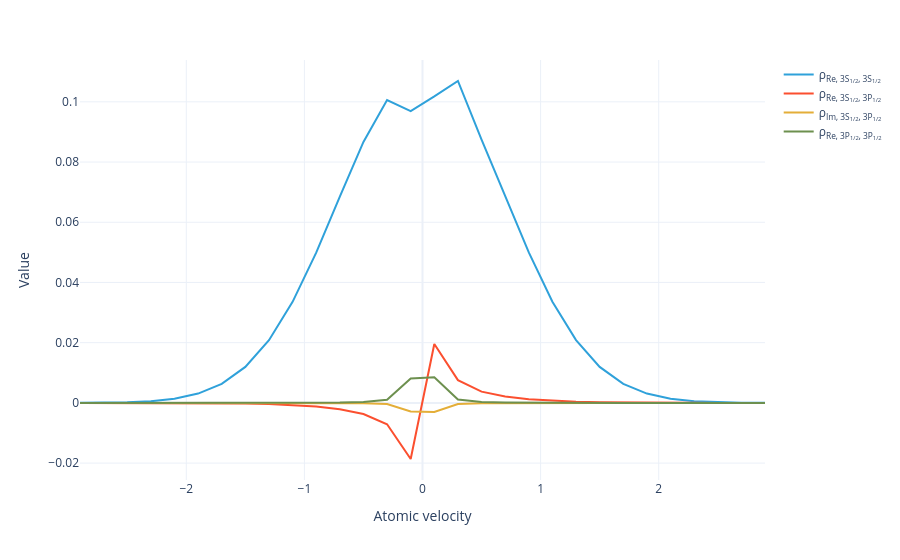

Notebook source saved alongside this figure:
### Markdown cell above
Plot the real and imaginary parts of the density-matrix elements for each velocity bin:

### Code cell
#|notest
sol.visualize()

### Figure 1 — Plotly figure (JSON) as saved in the notebook; plotly's stock layout.template omitted (floating-point values rounded to 4 significant figures)
{"data": [{"hovertemplate": "Density matrix=ρ<sub>Re, 3S<sub>1/2</sub>, 3S<sub>1/2</sub></sub><br>Atomic velocity=%{x}<br>Value=%{y}<extra></extra>", "legendgroup": "ρ<sub>Re, 3S<sub>1/2</sub>, 3S<sub>1/2</sub></sub>", "line": {"color": "#2fa1da", "dash": "solid"}, "marker": {"symbol": "circle"}, "mode": "lines", "name": "ρ<sub>Re, 3S<sub>1/2</sub>, 3S<sub>1/2</sub></sub>", "orientation": "v", "showlegend": true, "type": "scatter", "x": [-2.9, -2.7, -2.5, -2.3, -2.1, -1.9, -1.7, -1.5, -1.3, -1.1, -0.9, -0.7, -0.5, -0.3, -0.1, 0.1, 0.3, 0.5, 0.7, 0.9, 1.1, 1.3, 1.5, 1.7, 1.9, 2.1, 2.3, 2.5, 2.7, 2.9], "xaxis": "x", "y": [2.628e-05, 7.996e-05, 0.0002247, 0.0005831, 0.001398, 0.003094, 0.006326, 0.01194, 0.02083, 0.03355, 0.04989, 0.06848, 0.08668, 0.1006, 0.09694, 0.1018, 0.1069, 0.08743, 0.06869, 0.04997, 0.03358, 0.02085, 0.01195, 0.006329, 0.003095, 0.001398, 0.0005833, 0.0002248, 7.999e-05, 2.629e-05], "yaxis": "y"}, {"hovertemplate": "Density matrix=ρ<sub>Re, 3S<sub>1/2</sub>, 3P<sub>1/2</sub></sub><br>Atomic velocity=%{x}<br>Value=%{y}<extra></extra>", "legendgroup": "ρ<sub>Re, 3S<sub>1/2</sub>, 3P<sub>1/2</sub></sub>", "line": {"color": "#fb4f2f", "dash": "solid"}, "marker": {"symbol": "circle"}, "mode": "lines", "name": "ρ<sub>Re, 3S<sub>1/2</sub>, 3P<sub>1/2</sub></sub>", "orientation": "v", "showlegend": true, "type": "scatter", "x": [-2.9, -2.7, -2.5, -2.3, -2.1, -1.9, -1.7, -1.5, -1.3, -1.1, -0.9, -0.7, -0.5, -0.3, -0.1, 0.1, 0.3, 0.5, 0.7, 0.9, 1.1, 1.3, 1.5, 1.7, 1.9, 2.1, 2.3, 2.5, 2.7, 2.9], "xaxis": "x", "y": [-1.946e-07, -6.358e-07, -1.93e-06, -5.443e-06, -1.429e-05, -3.496e-05, -7.987e-05, -0.0001709, -0.0003438, -0.0006542, -0.001189, -0.002096, -0.003705, -0.007107, -0.01864, 0.01957, 0.007555, 0.003738, 0.002102, 0.00119, 0.0006549, 0.0003441, 0.000171, 7.991e-05, 3.497e-05, 1.429e-05, 5.445e-06, 1.93e-06, 6.36e-07, 1.946e-07], "yaxis": "y"}, {"hovertemplate": "Density matrix=ρ<sub>Im, 3S<sub>1/2</sub>, 3P<sub>1/2</sub></sub><br>Atomic velocity=%{x}<br>Value=%{y}<extra></extra>", "legendgroup": "ρ<sub>Im, 3S<sub>1/2</sub>, 3P<sub>1/2</sub></sub>", "line": {"color": "#e4ae38", "dash": "solid"}, "marker": {"symbol": "circle"}, "mode": "lines", "name": "ρ<sub>Im, 3S<sub>1/2</sub>, 3P<sub>1/2</sub></sub>", "orientation": "v", "showlegend": true, "type": "scatter", "x": [-2.9, -2.7, -2.5, -2.3, -2.1, -1.9, -1.7, -1.5, -1.3, -1.1, -0.9, -0.7, -0.5, -0.3, -0.1, 0.1, 0.3, 0.5, 0.7, 0.9, 1.1, 1.3, 1.5, 1.7, 1.9, 2.1, 2.3, 2.5, 2.7, 2.9], "xaxis": "x", "y": [-1.029e-09, -3.613e-09, -1.184e-08, -3.63e-08, -1.044e-07, -2.822e-07, -7.207e-07, -1.748e-06, -4.057e-06, -9.123e-06, -2.026e-05, -4.592e-05, -0.0001137, -0.0003634, -0.002859, -0.003002, -0.0003863, -0.0001147, -4.607e-05, -2.029e-05, -9.133e-06, -4.06e-06, -1.749e-06, -7.211e-07, -2.824e-07, -1.044e-07, -3.632e-08, -1.184e-08, -3.614e-09, -1.03e-09], "yaxis": "y"}, {"hovertemplate": "Density matrix=ρ<sub>Re, 3P<sub>1/2</sub>, 3P<sub>1/2</sub></sub><br>Atomic velocity=%{x}<br>Value=%{y}<extra></extra>", "legendgroup": "ρ<sub>Re, 3P<sub>1/2</sub>, 3P<sub>1/2</sub></sub>", "line": {"color": "#6d904f", "dash": "solid"}, "marker": {"symbol": "circle"}, "mode": "lines", "name": "ρ<sub>Re, 3P<sub>1/2</sub>, 3P<sub>1/2</sub></sub>", "orientation": "v", "showlegend": true, "type": "scatter", "x": [-2.9, -2.7, -2.5, -2.3, -2.1, -1.9, -1.7, -1.5, -1.3, -1.1, -0.9, -0.7, -0.5, -0.3, -0.1, 0.1, 0.3, 0.5, 0.7, 0.9, 1.1, 1.3, 1.5, 1.7, 1.9, 2.1, 2.3, 2.5, 2.7, 2.9], "xaxis": "x", "y": [3.172e-09, 1.101e-08, 3.573e-08, 1.085e-07, 3.093e-07, 8.296e-07, 2.103e-06, 5.067e-06, 1.169e-05, 2.617e-05, 5.786e-05, 0.0001307, 0.0003228, 0.00103, 0.008099, 0.008504, 0.001095, 0.0003256, 0.0001311, 5.796e-05, 2.62e-05, 1.17e-05, 5.07e-06, 2.104e-06, 8.299e-07, 3.094e-07, 1.085e-07, 3.574e-08, 1.102e-08, 3.173e-09], "yaxis": "y"}], "layout": {"legend": {"title": {}, "tracegroupgap": 0}, "margin": {"t": 60}, "xaxis": {"anchor": "y", "domain": [0, 1], "title": {"text": "Atomic velocity"}}, "yaxis": {"anchor": "x", "domain": [0, 1], "title": {"text": "Value"}}}}
